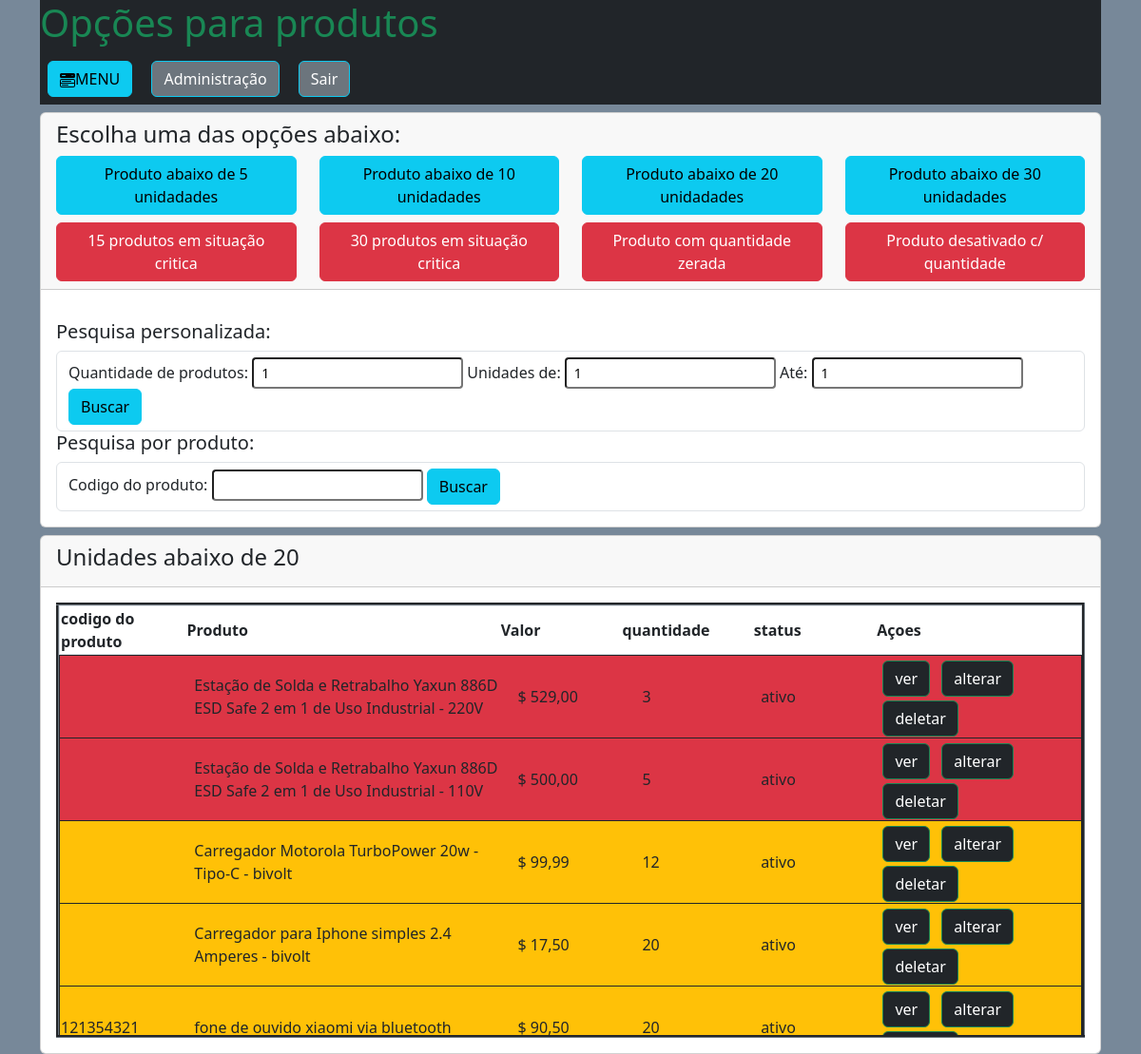
The page /administrador/produtos/ctrl_quantidade.php?quant=20 on the database as committed earlier.
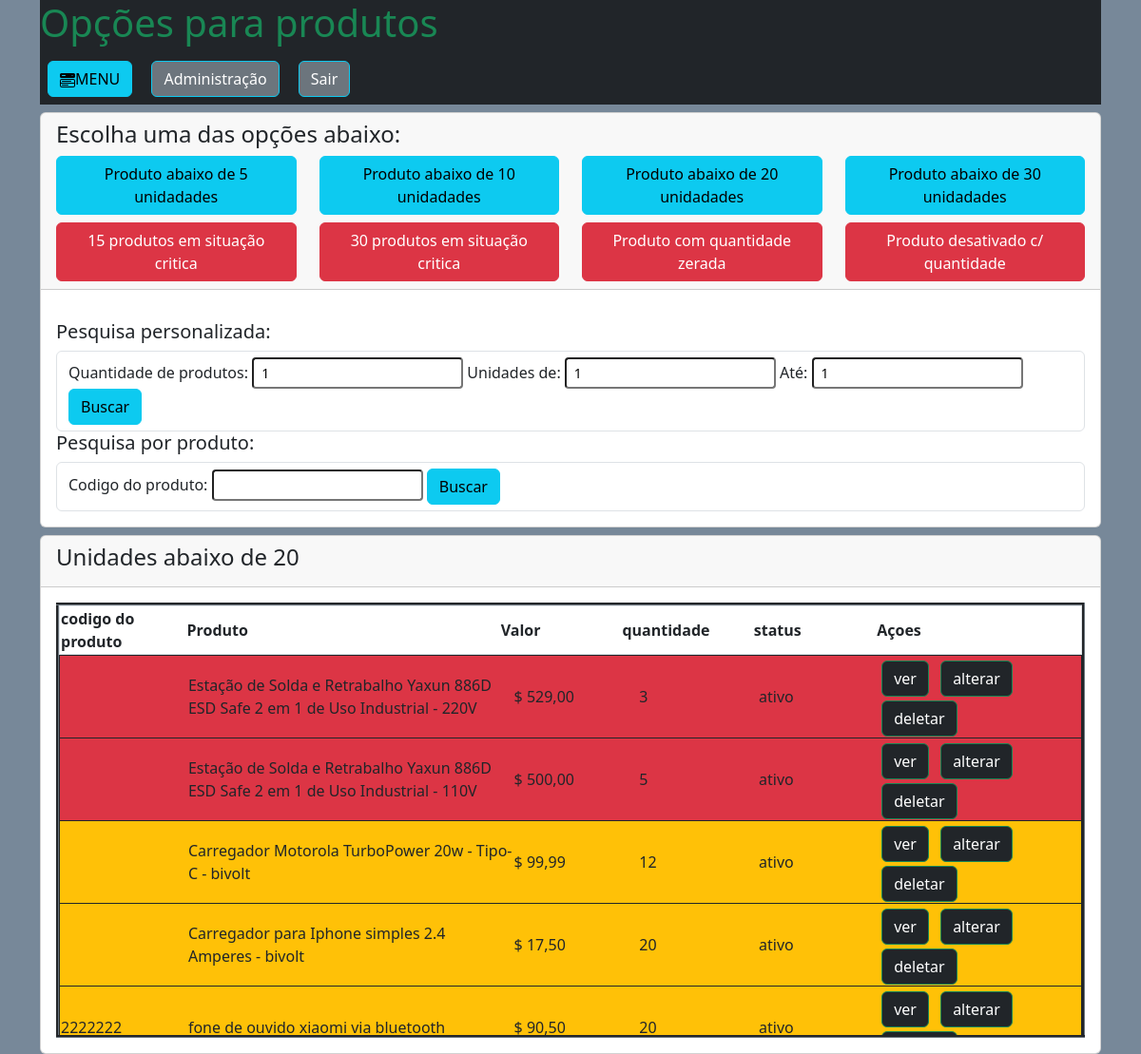
The same page on the database as committed later.
### tables this page shows
CREATE TABLE `produtos` (
  `id_produto` int(11) NOT NULL,
  `cod_produto` varchar(40) NOT NULL,
  `nome` varchar(100) NOT NULL,
  `valor` double(10,2) NOT NULL,
  `quantidade` double(10,2) NOT NULL,
  `categoria` varchar(120) NOT NULL,
  `cor` varchar(15) NOT NULL,
  `voltagem` varchar(10) NOT NULL,
  `voltagem_opcoes` varchar(10) NOT NULL,
  `descricao` varchar(250) NOT NULL,
  `status` int(1) NOT NULL,
  `foto` varchar(100) NOT NULL,
  `foto_1` varchar(50) NOT NULL,
  `foto_2` varchar(50) NOT NULL,
  `foto_3` varchar(50) NOT NULL,
  `foto_4` varchar(50) NOT NULL,
  `foto_5` varchar(50) NOT NULL,
  `foto_6` varchar(50) NOT NULL,
  `var_cores` int(1) NOT NULL,
  `azul` int(1) NOT NULL,
  `vermelho` int(1) NOT NULL,
  `preto` int(1) NOT NULL,
  `branco` int(1) NOT NULL,
  `amarelo` int(1) NOT NULL,
  `verde` int(1) NOT NULL,
  `laranja` int(1) NOT NULL,
  `cinza` int(1) NOT NULL,
  `rosa` int(1) NOT NULL,
  `marrom` int(1) NOT NULL,
  `roxo` int(1) NOT NULL,
  `prata` int(1) NOT NULL,
  `dourado` int(1) NOT NULL,
  `link_azul` varchar(45) NOT NULL,
  `link_vermelho` varchar(45) NOT NULL,
  `link_preto` varchar(45) NOT NULL,
  `link_branco` varchar(45) NOT NULL,
  `link_amarelo` varchar(45) NOT NULL,
  `link_verde` varchar(45) NOT NULL,
  `link_laranja` varchar(45) NOT NULL,
  `link_cinza` varchar(45) NOT NULL,
  `link_rosa` varchar(45) NOT NULL,
  `link_marrom` varchar(45) NOT NULL,
  `link_roxo` varchar(45) NOT NULL,
  `link_prata` varchar(45) NOT NULL,
  `link_dourado` varchar(45) NOT NULL
);

### administrador/produtos/ctrl_quantidade.php (the view, shortened to what the changed rows need)
<?php
require_once '../../database.php';
?>
<!doctype html>
<html lang="pt-br">
  <head>
    <link href="https://cdn.jsdelivr.net/npm/bootstrap@5.3.3/dist/css/bootstrap.min.css" rel="stylesheet">
	<link rel="stylesheet" href="../../css/modal.css">
</head>
  <body style="background: #778899">
  <div class="container">
				<div class="bg-dark"><h1 class="text-success">
				</h1>
				</div>
<?php
if(isset($_GET['quant'])){
    $quant = $_GET['quant'];
    $sql = "SELECT * FROM produtos WHERE quantidade <= '".$quant."' ORDER BY quantidade ASC";
    $consulta = $conexao->query($sql);
    $dados = $consulta->fetchALL(PDO::FETCH_ASSOC);
    echo '<div class="card mt-2">
          <div class="card-header">
              <h4>Unidades abaixo de '.$quant.'</h4>
          </div>
          <div class="card-body">';
          if(!empty($dados)){
          echo '<table  border="3" class="border-secondary" style="table-layout: fixed;">';
          echo '<thead style="display: block;position: relative;" class="border">';
          echo '<tr>';
          echo '<th width=150>codigo do produto</th><th width=400>Produto</th><th width=150>Valor</th><th width=150>quantidade</th><th width=150>status</th><th width=260>Açoes</th>';
          echo '</tr>';
          echo '</thead>';
          echo '<tbody style="display: block;  overflow: auto;width: 100%;max-height: 400px;overflow-y: scroll;overflow-x: hidden;">';
          foreach($dados as $d){
                  if($d['status'] > 0){ $status = 'ativo'; }else{ $status = 'desativado';}
                  $bg = 'class="border border-dark"';
                  if($d['quantidade'] <= 10 && $d['quantidade'] > 1){ $bg = 'class="bg-danger border border-dark"';}
                  if($d['quantidade'] <= 20 && $d['quantidade'] > 11){ $bg = 'class="bg-warning border border-dark"';}
                  echo '<tr '.$bg.'><td width=150>'.$d['cod_produto'].'</td><td width=400>'.$d['nome'].'</td><td width=150>$ '. number_format($d['valor'],2,',','.').'</td><td width=150>'.$d['quantidade'].'</td>
                  <td width=150>'.$status.'</td><td width=240><a class="btn btn-dark border-success me-2 mt-1 mb-1" href = "ver.php?id_produto='.$d['id_produto'].'">ver</a>
                  <a class="btn btn-dark border-success me-2" href = "alterar.php?id_produto='.$d['id_produto'].'"> alterar</a>
                  <a class="btn btn-dark border-success" href = "deletar.php?id_produto='.$d['id_produto'].'"> deletar</a></td></tr>';
         }
          echo '</tbody>';
           echo '</table>';
          }else{
                 echo '<div class="col-sm-8 mx-auto"><h3 class="alert alert-secondary">Nenhum produto encontrado...</h3></div>';
          }
    echo '</div>
    ';
}
?>
  </div>

Rows that differ between the two databases and show on the page:
changed produtos "fone de ouvido xiaomi via bluetooth": cod_produto "121354321" → "2222222"
